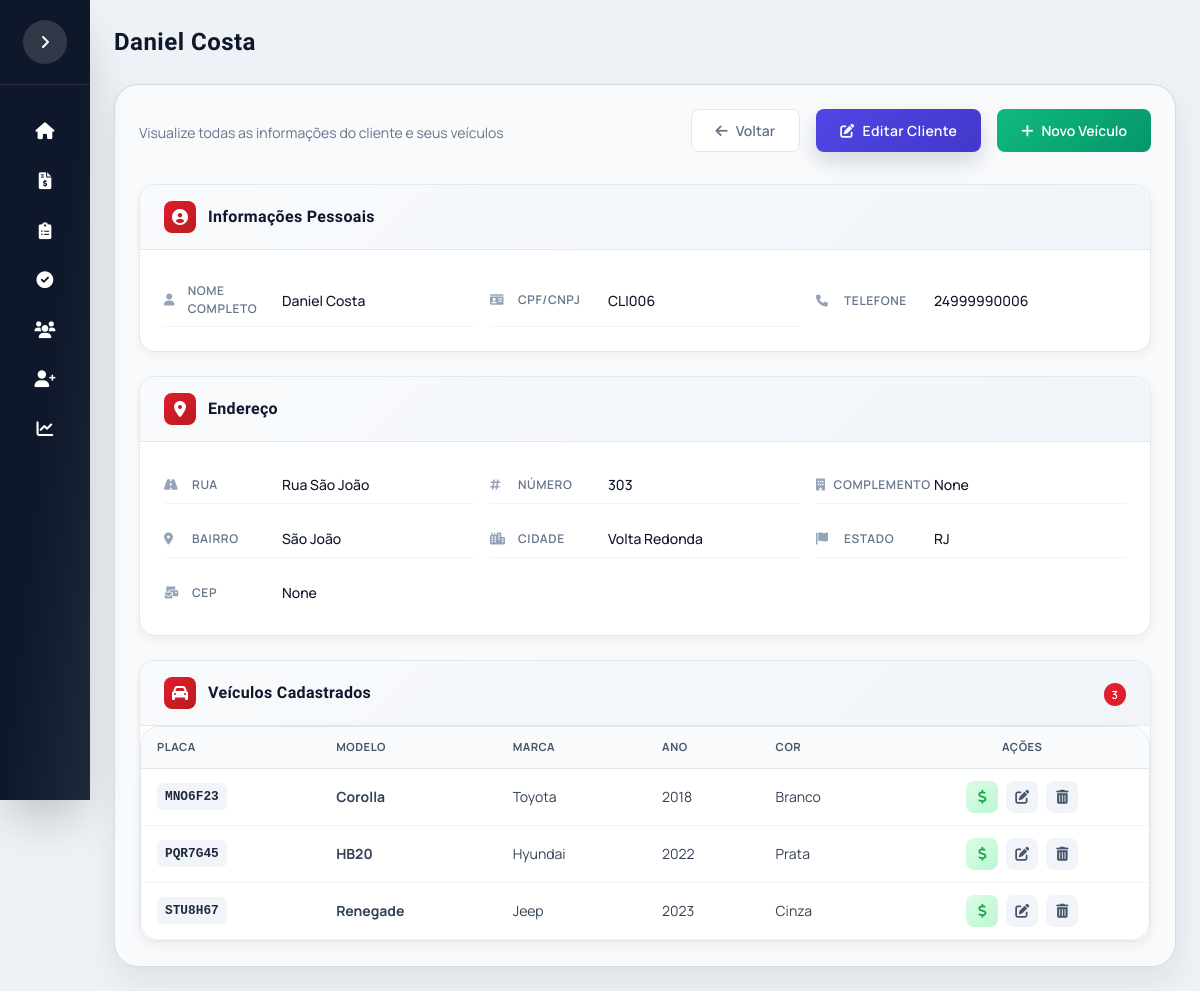
Screenshot of /cliente/6 with the database file from the repository.
### app/models.py (models this page shows)
class Cliente(db.Model):
    __tablename__ = "clientes"
    id_cliente = db.Column(db.Integer, primary_key=True, autoincrement=True)
    cod_cliente = db.Column(db.String(20), unique=True, nullable=False)
    nome = db.Column(db.String(120), nullable=False)
    cliente_ativo = db.Column(db.Integer, default=1)
    telefones = db.relationship("TelefoneCliente", backref="cliente", lazy=True, cascade="all, delete-orphan")
    emails = db.relationship("EmailCliente", backref="cliente", lazy=True, cascade="all, delete-orphan")
    enderecos = db.relationship("EnderecoCliente", backref="cliente", lazy=True, cascade="all, delete-orphan")
    veiculos = db.relationship("Veiculo", backref="cliente", lazy=True, cascade="all, delete-orphan")

class TelefoneCliente(db.Model):
    __tablename__ = "telefones_cliente"
    id_telefone = db.Column(db.Integer, primary_key=True, autoincrement=True)
    id_cliente = db.Column(db.Integer, db.ForeignKey("clientes.id_cliente"), nullable=False)
    telefone = db.Column(db.String(20), nullable=False)

class EnderecoCliente(db.Model):
    __tablename__ = "enderecos_cliente"
    id_endereco = db.Column(db.Integer, primary_key=True, autoincrement=True)
    id_cliente = db.Column(db.Integer, db.ForeignKey("clientes.id_cliente"), nullable=False)
    rua = db.Column(db.String(150))
    numero = db.Column(db.String(10))
    bairro = db.Column(db.String(100))
    cidade = db.Column(db.String(100))
    estado = db.Column(db.String(2))
    cep = db.Column(db.String(8))
    complemento = db.Column(db.String(100))

class Veiculo(db.Model):
    __tablename__ = "veiculos"
    id_veiculo = db.Column(db.Integer, primary_key=True, autoincrement=True)
    id_cliente = db.Column(db.Integer, db.ForeignKey("clientes.id_cliente"), nullable=False)
    veiculo_ativo = db.Column(db.Integer, default=1)
    placa = db.Column(db.String(7), unique=True, nullable=False)
    marca = db.Column(db.String(50), nullable=False)
    modelo = db.Column(db.String(80), nullable=False)
    ano = db.Column(db.Integer)
    cor = db.Column(db.String(30))
    orcamentos = db.relationship("Orcamento", backref="veiculo", lazy=True)

### app/routes.py (the view)
@main.route("/cliente/<int:id_cliente>")
def perfil_cliente(id_cliente):
    cliente = Cliente.query.get_or_404(id_cliente)
    return render_template(
        "cliente.html",
        cliente=cliente
    )

### templates/cliente.html (shortened to what this page needs)
{% extends "base.html" %}
{% block page_title %}
{{ cliente.nome }}
{% endblock %}
{% block content %}
<div class="cliente-perfil-container">
    <div class="screen-header">
        <div>
            <p class="screen-subtitle">Visualize todas as informações do cliente e seus veículos</p>
        </div>
        <div class="header-actions">
            <a href="{{ url_for('main.listar_clientes') }}" class="btn-outline">
                <i class="fas fa-arrow-left"></i> Voltar
            </a>
            <a href="{{ url_for('main.editar_cliente', id_cliente=cliente.id_cliente) }}" class="btn-primary">
                <i class="fas fa-edit"></i> Editar Cliente
            </a>
            <a href="{{ url_for('main.novo_veiculo', id_cliente=cliente.id_cliente) }}" class="btn-success">
                <i class="fas fa-plus"></i> Novo Veículo
            </a>
        </div>
    </div>
    <div class="info-card-principal">
        <div class="card-header-custom">
            <div class="header-icon">
                <i class="fas fa-user-circle"></i>
            </div>
            <h3>Informações Pessoais</h3>
        </div>
        <div class="info-content-grid">
            <div class="info-row">
                <div class="info-label">
                    <i class="fas fa-user"></i> Nome Completo
                </div>
                <div class="info-value">{{ cliente.nome }}</div>
            </div>
            <div class="info-row">
                <div class="info-label">
                    <i class="fas fa-id-card"></i> CPF/CNPJ
                </div>
                <div class="info-value">{{ cliente.cod_cliente }}</div>
            </div>
            <div class="info-row">
                <div class="info-label">
                    <i class="fas fa-phone"></i> Telefone
                </div>
                <div class="info-value">
                    {{ cliente.telefones[0].telefone if cliente.telefones else "Não cadastrado" }}
                </div>
            </div>
        </div>
    </div>
    <div class="info-card-principal">
        <div class="card-header-custom">
            <div class="header-icon">
                <i class="fas fa-map-marker-alt"></i>
            </div>
            <h3>Endereço</h3>
        </div>
        <div class="info-content-grid">
            <div class="info-row">
                <div class="info-label">
                    <i class="fas fa-road"></i> Rua
                </div>
                <div class="info-value">
                    {{ cliente.enderecos[0].rua if cliente.enderecos else "Não cadastrado" }}
                </div>
            </div>
            <div class="info-row">
                <div class="info-label">
                    <i class="fas fa-hashtag"></i> Número
                </div>
                <div class="info-value">
                    {{ cliente.enderecos[0].numero if cliente.enderecos else "Não cadastrado" }}
                </div>
            </div>
            <div class="info-row">
                <div class="info-label">
                    <i class="fas fa-building"></i> Complemento
                </div>
                <div class="info-value">
                    {{ cliente.enderecos[0].complemento if cliente.enderecos else "Não cadastrado" }}
                </div>
            </div>
            <div class="info-row">
                <div class="info-label">
                    <i class="fas fa-location-dot"></i> Bairro
                </div>
                <div class="info-value">
                    {{ cliente.enderecos[0].bairro if cliente.enderecos else "Não cadastrado" }}
                </div>
            </div>
            <div class="info-row">
                <div class="info-label">
                    <i class="fas fa-city"></i> Cidade
                </div>
                <div class="info-value">
                    {{ cliente.enderecos[0].cidade if cliente.enderecos else "Não cadastrado" }}
                </div>
            </div>
            <div class="info-row">
                <div class="info-label">
                    <i class="fas fa-flag"></i> Estado
                </div>
                <div class="info-value">
                    {{ cliente.enderecos[0].estado if cliente.enderecos else "Não cadastrado" }}
                </div>
            </div>
            <div class="info-row">
                <div class="info-label">
                    <i class="fas fa-mail-bulk"></i> CEP
                </div>
                <div class="info-value">
                    {{ cliente.enderecos[0].cep if cliente.enderecos else "Não cadastrado" }}
                </div>
            </div>
        </div>
    </div>
    <div class="veiculos-card">
        <div class="card-header-custom">
            <div class="header-icon">
                <i class="fas fa-car"></i>
            </div>
            <h3>Veículos Cadastrados</h3>
            <div class="header-badge">
                {% set veiculos_ativos = [] %}
                {% for v in cliente.veiculos %}
                    {% if v.veiculo_ativo == 1 %}
                        {% set _ = veiculos_ativos.append(v) %}
                    {% endif %}
                {% endfor %}
                <span class="badge-veiculos">{{ veiculos_ativos|length }}</span>
            </div>
        </div>
        {% set veiculos_ativos = [] %}
        {% for v in cliente.veiculos %}
            {% if v.veiculo_ativo == 1 %}
                {% set _ = veiculos_ativos.append(v) %}
            {% endif %}
        {% endfor %}
        {% if veiculos_ativos %}
            <div class="table-wrapper">
                <table class="table-veiculos">
                    <thead>
                        <tr>
                            <th>Placa</th>
                            <th>Modelo</th>
                            <th>Marca</th>
                            <th>Ano</th>
                            <th>Cor</th>
                            <th style="text-align: center;">Ações</th>
                        </tr>
                    </thead>
                    <tbody>
                        {% for veiculo in veiculos_ativos %}
                        <tr>
                            <td data-label="Placa"><span class="placa-badge">{{ veiculo.placa.upper() }}</span></td>
                            <td data-label="Modelo"><strong>{{ veiculo.modelo }}</strong></td>
                            <td data-label="Marca">{{ veiculo.marca }}</td>
                            <td data-label="Ano">{{ veiculo.ano }}</td>
                            <td data-label="Cor">{{ veiculo.cor }}</td>
                            <td data-label="Ações" class="acoes-veiculo">
                                <a href="{{ url_for('main.form_orcamento', id_veiculo=veiculo.id_veiculo) }}" class="icon-btn-sm icon-btn-orcamento" data-tooltip="Novo orçamento">
                                    <i class="fas fa-dollar-sign"></i>
                                </a>
                                <a href="{{ url_for('main.editar_veiculo', id_veiculo=veiculo.id_veiculo) }}" class="icon-btn-sm" data-tooltip="Editar veículo">
                                    <i class="fas fa-edit"></i>
                                </a>
                                <form method="POST"
                                      action="{{ url_for('main.deletar_veiculo', id_veiculo=veiculo.id_veiculo) }}"
                                      style="display: inline;"
                                      onsubmit="event.preventDefault(); customConfirm({
                                          message: 'Tem certeza que deseja excluir este veículo?',
                                          title: 'Excluir Veículo',
                                          type: 'danger'
                                      }).then(confirmed => { if(confirmed) this.submit(); });">
                                    <button type="submit" class="icon-btn-sm" data-tooltip="Excluir veículo">
                                        <i class="fas fa-trash-alt"></i>
                                    </button>
                                </form>
                             </td>
                         </tr>
                        {% endfor %}
                    </tbody>
                </table>
            </div>
        {% endif %}
    </div>
</div>
{% endblock %}

### static/css/estilo.css (style rules this page uses)
:root { --brand-red: #e11d2e; --brand-red-dark: #b91c1c; --brand-blue: #1e3a8a; --ink: #0f172a; --muted: #475569; --panel: #f8fafc; --line: #e2e8f0; --accent: #10b981; --primary: #4f46e5; --primary-dark: #4338ca; --primary-light: #818cf8; --success: #10b981; --warning: #f59e0b; --danger: #ef4444; --info: #3b82f6; --sidebar-width: 280px; --sidebar-collapsed: 90px; --radius-card: 1.25rem; --radius-lg: 1rem; --radius-md: 0.75rem; --shadow-sm: 0 1px 2px 0 rgb(0 0 0 / 0.05); --shadow-md: 0 4px 6px -1px rgb(0 0 0 / 0.1); --shadow-lg: 0 10px 15px -3px rgb(0 0 0 / 0.1); --shadow-xl: 0 20px 25px -5px rgb(0 0 0 / 0.1); }
* { margin: 0; padding: 0; box-sizing: border-box; }
body { background: radial-gradient(circle at top, #e2e8f0 0%, #cbd5e1 55%, #e2e8f0 100%); font-family: 'Manrope', system-ui, sans-serif; color: var(--ink); min-height: 100vh; overflow-x: hidden; }
h1, h2, h3, .title-font { font-family: 'Barlow Condensed', 'Manrope', system-ui, sans-serif; letter-spacing: 0.02em; }
.screen-header { display: flex; flex-wrap: wrap; align-items: center; justify-content: space-between; gap: 1rem; margin-bottom: 1.5rem; }
.screen-subtitle { color: #64748b; font-size: 0.95rem; margin-top: 0.25rem; }
.btn-primary { background: linear-gradient(135deg, var(--brand-red) 0%, var(--brand-red-dark) 60%, var(--brand-blue) 100%); transition: all 0.2s; box-shadow: 0 10px 22px rgba(15,23,42,0.15); letter-spacing: 0.02em; display: inline-flex; align-items: center; gap: 0.5rem; padding: 0.75rem 1.5rem; border-radius: 0.75rem; font-weight: 600; font-size: 0.875rem; cursor: pointer; text-decoration: none; color: white; border: none; }
.btn-outline { border: 1px solid #cbd5e1; background: #f8fafc; color: #1f2937; transition: all 0.2s; display: inline-flex; align-items: center; gap: 0.5rem; padding: 0.75rem 1.5rem; border-radius: 0.75rem; font-weight: 600; font-size: 0.875rem; cursor: pointer; text-decoration: none; }
.table-wrapper { background: #ffffff; border: 1px solid var(--line); border-radius: 1.25rem; overflow-x: auto; box-shadow: 0 4px 12px rgba(15,23,42,0.05); }
.header-actions { display: flex; gap: 1rem; }
.card-header-custom { display: flex; align-items: center; gap: 0.75rem; padding: 1.25rem 1.5rem; background: linear-gradient(135deg, #f8fafc, #f1f5f9); border-bottom: 1px solid var(--line); }
.card-header-custom .header-icon { width: 2rem; height: 2rem; display: flex; align-items: center; justify-content: center; background: linear-gradient(135deg, #e11d2e, #b91c1c); border-radius: 0.5rem; color: white; }
.card-header-custom h3 { font-size: 1.125rem; font-weight: 600; color: #0f172a; margin: 0; }

### rows the page displays
Cliente: nome "Daniel Costa", cod_cliente "CLI006"
TelefoneCliente: telefone "24999990006"
EnderecoCliente: rua "Rua São João", numero "303", complemento "None", bairro "São João", cidade "Volta Redonda", estado "RJ", cep "None"
Veiculo: placa "MNO6F23", modelo "Corolla", marca "Toyota", ano "2018", cor "Branco"
Veiculo: placa "PQR7G45", modelo "HB20", marca "Hyundai", ano "2022", cor "Prata"
Veiculo: placa "STU8H67", modelo "Renegade", marca "Jeep", ano "2023", cor "Cinza"

### other values shown
{{ veiculos_ativos|length }} "3"
